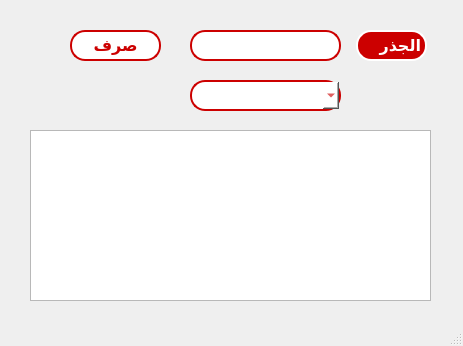
<?xml version="1.0" encoding="UTF-8"?>
<ui version="4.0">
 <class>MainWindow</class>
 <widget class="QMainWindow" name="MainWindow">
  <property name="geometry">
   <rect>
    <x>0</x>
    <y>0</y>
    <width>463</width>
    <height>346</height>
   </rect>
  </property>
  <property name="windowTitle">
   <string>MainWindow</string>
  </property>
  <property name="styleSheet">
   <string notr="true">
  
/*
 * The MIT License (MIT)
 *
 * Copyright (c) &lt;2013-2014&gt; &lt;Colin Duquesnoy&gt;
 * Copyright (c) &lt;2017&gt; &lt;Michell Stuttgart&gt;
 *
 * Permission is hereby granted, free of charge, to any person obtaining a copy
 * of this software and associated documentation files (the &quot;Software&quot;), to deal
 * in the Software without restriction, including without limitation the rights
 * to use, copy, modify, merge, publish, distribute, sublicense, and/or sell
 * copies of the Software, and to permit persons to whom the Software is
 * furnished to do so, subject to the following conditions:

 * The above copyright notice and this permission notice shall be included in
 * all copies or substantial portions of the Software.

 * THE SOFTWARE IS PROVIDED &quot;AS IS&quot;, WITHOUT WARRANTY OF ANY KIND, EXPRESS OR
 * IMPLIED, INCLUDING BUT NOT LIMITED TO THE WARRANTIES OF MERCHANTABILITY,
 * FITNESS FOR A PARTICULAR PURPOSE AND NONINFRINGEMENT. IN NO EVENT SHALL THE
 * AUTHORS OR COPYRIGHT HOLDERS BE LIABLE FOR ANY CLAIM, DAMAGES OR OTHER
 * LIABILITY, WHETHER IN AN ACTION OF CONTRACT, TORT OR OTHERWISE, ARISING FROM,
 * OUT OF OR IN CONNECTION WITH THE SOFTWARE OR THE USE OR OTHER DEALINGS IN
 * THE SOFTWARE.
 */
QToolTip
{
     border: 1px solid black;
     background-color: #D1DBCB;
     padding: 1px;
     border-radius: 3px;
     opacity: 100;
}

QWidget
{
    color: #b1b1b1;
    background-color: #FFFAF0;
    selection-background-color:#323232;
    selection-color: black;
    background-clip: border;
    border-image: none;
    border: 0px transparent black;
    outline: 0;
}

QWidget:item:hover
{
    background-color: #D1DBCB;
    color: black;
}

QWidget:item:selected
{
    background-color: #D1DBCB;
    border: 0px
}

QCheckBox
{
    spacing: 5px;
    outline: none;
    color: #eff0f1;
    margin-bottom: 2px;
}

QCheckBox:disabled
{
    color: #76797C;
}

QCheckBox::indicator,QGroupBox::indicator
{
    width: 18px;
    height: 18px;
}

QGroupBox::indicator
{
    margin-left: 2px;
}

QCheckBox::indicator:unchecked
{
    image: url(:/qss_icons/rc/checkbox_unchecked.png);
}

QCheckBox::indicator:unchecked:hover,
QCheckBox::indicator:unchecked:focus,
QCheckBox::indicator:unchecked:pressed,
QGroupBox::indicator:unchecked:hover,
QGroupBox::indicator:unchecked:focus,
QGroupBox::indicator:unchecked:pressed
{
  border: none;
    image: url(:/qss_icons/rc/checkbox_unchecked_focus.png);
}

QCheckBox::indicator:checked
{
    image: url(:/qss_icons/rc/checkbox_checked.png);
}

QCheckBox::indicator:checked:hover,
QCheckBox::indicator:checked:focus,
QCheckBox::indicator:checked:pressed,
QGroupBox::indicator:checked:hover,
QGroupBox::indicator:checked:focus,
QGroupBox::indicator:checked:pressed
{
    border: none;
    image: url(:/qss_icons/rc/checkbox_checked_focus.png);
}


QCheckBox::indicator:indeterminate
{
    image: url(:/qss_icons/rc/checkbox_indeterminate.png);
}

QCheckBox::indicator:indeterminate:focus,
QCheckBox::indicator:indeterminate:hover,
QCheckBox::indicator:indeterminate:pressed
{
    image: url(:/qss_icons/rc/checkbox_indeterminate_focus.png);
}

QCheckBox::indicator:checked:disabled,
QGroupBox::indicator:checked:disabled
{
    image: url(:/qss_icons/rc/checkbox_checked_disabled.png);
}

QCheckBox::indicator:unchecked:disabled,
QGroupBox::indicator:unchecked:disabled
{
    image: url(:/qss_icons/rc/checkbox_unchecked_disabled.png);
}

QRadioButton
{
    spacing: 5px;
    outline: none;
    color: #eff0f1;
    margin-bottom: 2px;
}

QRadioButton:disabled
{
    color: #76797C;
}
QRadioButton::indicator
{
    width: 21px;
    height: 21px;
}

QRadioButton::indicator:unchecked
{
    image: url(:/qss_icons/rc/radio_unchecked.png);
}


QRadioButton::indicator:unchecked:hover,
QRadioButton::indicator:unchecked:focus,
QRadioButton::indicator:unchecked:pressed
{
    border: none;
    outline: none;
    image: url(:/qss_icons/rc/radio_unchecked_focus.png);
}

QRadioButton::indicator:checked
{
    border: none;
    outline: none;
    image: url(:/qss_icons/rc/radio_checked.png);
}

QRadioButton::indicator:checked:hover,
QRadioButton::indicator:checked:focus,
QRadioButton::indicator:checked:pressed
{
    border: none;
    outline: none;
    image: url(:/qss_icons/rc/radio_checked_focus.png);
}

QRadioButton::indicator:checked:disabled
{
    outline: none;
    image: url(:/qss_icons/rc/radio_checked_disabled.png);
}

QRadioButton::indicator:unchecked:disabled
{
    image: url(:/qss_icons/rc/radio_unchecked_disabled.png);
}


QMenuBar
{
    background-color: #323232;
    color: #D1DBCB;
}

QMenuBar::item
{
    background-color: #323232;
    background: transparent;
    /* padding: 2px 20px 2px 20px; */
}

QMenuBar::item:selected
{
    background: transparent;
    /* border: 1px solid #76797C; */
}

QMenuBar::item:pressed
{
    border: 0px solid #76797C;
    background-color: #D1DBCB;
    color: #000;
    margin-bottom:-1px;
    padding-bottom:1px;
}

QMenu
{
    background-color: #323232;
    /* border: 1px solid #76797C; */
    color: #eff0f1;
    /*margin: 2px; */
}

QMenu::icon
{
    /*margin: 5px;*/
}

QMenu::item
{
    padding: 2px 30px 2px 30px;
    /*margin-left: 5px;*/
    border: 1px solid transparent; /* reserve space for selection border */
}

QMenu::item:selected
{
    color: #000000;
}

QMenu::separator {
    height: 2px;
    background: #D1DBCB;
    margin-left: 10px;
    margin-right: 5px;
}

QMenu::indicator {
    width: 18px;
    height: 18px;
}

/* non-exclusive indicator = check box style indicator
   (see QActionGroup::setExclusive) */
QMenu::indicator:non-exclusive:unchecked {
    image: url(:/qss_icons/rc/checkbox_unchecked.png);
}

QMenu::indicator:non-exclusive:unchecked:selected {
    image: url(:/qss_icons/rc/checkbox_unchecked_disabled.png);
}

QMenu::indicator:non-exclusive:checked {
    image: url(:/qss_icons/rc/checkbox_checked.png);
}

QMenu::indicator:non-exclusive:checked:selected {
    image: url(:/qss_icons/rc/checkbox_checked_disabled.png);
}

/* exclusive indicator = radio button style indicator (see QActionGroup::setExclusive) */
QMenu::indicator:exclusive:unchecked {
    image: url(:/qss_icons/rc/radio_unchecked.png);
}

QMenu::indicator:exclusive:unchecked:selected {
    image: url(:/qss_icons/rc/radio_unchecked_disabled.png);
}

QMenu::indicator:exclusive:checked {
    image: url(:/qss_icons/rc/radio_checked.png);
}

QMenu::indicator:exclusive:checked:selected {
    image: url(:/qss_icons/rc/radio_checked_disabled.png);
}

QMenu::right-arrow {
    margin: 5px;
    image: url(:/qss_icons/rc/right_arrow.png)
}


QWidget:disabled
{
    color: #454545;
    background-color: #323232;
}

QAbstractItemView
{
    alternate-background-color: #323232;
    color: #eff0f1;
    border: 1px solid 3A3939;
    border-radius: 2px;
}

QWidget:focus, QMenuBar:focus,QToolBar:focus,QScrollAreaViewer:focus
{
    /* border: 2px solid #D1DBCB; */
}

QTabWidget:focus, QCheckBox:focus, QRadioButton:focus, QSlider:focus
{
    border: none;
}

QLineEdit
{
    background-color: #1e1e1e;
    selection-background-color: #D1DBCB;
    selection-color: black;
    padding: 5px;
    border-style: solid;
    border: 1px solid #76797C;
    border-radius: 2px;
    color: #eff0f1;
}

QGroupBox {
    border:1px solid #76797C;
    border-radius: 2px;
    margin-top: 20px;
}

QGroupBox::title {
    subcontrol-origin: margin;
    subcontrol-position: top center;
    padding-left: 10px;
    padding-right: 10px;
    padding-top: 10px;
}

QAbstractScrollArea
{
    border-radius: 0px;
    border: 0px solid #76797C;
    background-color: transparent;
}

QScrollBar:horizontal
{
    height: 15px;
    margin: 3px 15px 3px 15px;
    border: 1px transparent #2A2929;
    border-radius: 4px;
    background-color: #2A2929;
}

QScrollBar::handle:horizontal
{
    background-color: #605F5F;
    min-width: 5px;
    border-radius: 4px;
}

QScrollBar::add-line:horizontal
{
    margin: 0px 3px 0px 3px;
    border-image: url(:/qss_icons/rc/right_arrow_disabled.png);
    width: 10px;
    height: 10px;
    subcontrol-position: right;
    subcontrol-origin: margin;
}

QScrollBar::sub-line:horizontal
{
    margin: 0px 3px 0px 3px;
    border-image: url(:/qss_icons/rc/left_arrow_disabled.png);
    height: 10px;
    width: 10px;
    subcontrol-position: left;
    subcontrol-origin: margin;
}

QScrollBar::add-line:horizontal:hover,QScrollBar::add-line:horizontal:on
{
    border-image: url(:/qss_icons/rc/right_arrow.png);
    height: 10px;
    width: 10px;
    subcontrol-position: right;
    subcontrol-origin: margin;
}


QScrollBar::sub-line:horizontal:hover, QScrollBar::sub-line:horizontal:on
{
    border-image: url(:/qss_icons/rc/left_arrow.png);
    height: 10px;
    width: 10px;
    subcontrol-position: left;
    subcontrol-origin: margin;
}

QScrollBar::up-arrow:horizontal, QScrollBar::down-arrow:horizontal
{
    background: none;
}


QScrollBar::add-page:horizontal, QScrollBar::sub-page:horizontal
{
    background: none;
}

QScrollBar:vertical
{
    background-color: #2A2929;
    width: 15px;
    margin: 15px 3px 15px 3px;
    border: 1px transparent #2A2929;
    border-radius: 4px;
}

QScrollBar::handle:vertical
{
    background-color: #605F5F;
    min-height: 5px;
    border-radius: 4px;
}

QScrollBar::sub-line:vertical
{
    margin: 3px 0px 3px 0px;
    border-image: url(:/qss_icons/rc/up_arrow_disabled.png);
    height: 10px;
    width: 10px;
    subcontrol-position: top;
    subcontrol-origin: margin;
}

QScrollBar::add-line:vertical
{
    margin: 3px 0px 3px 0px;
    border-image: url(:/qss_icons/rc/down_arrow_disabled.png);
    height: 10px;
    width: 10px;
    subcontrol-position: bottom;
    subcontrol-origin: margin;
}

QScrollBar::sub-line:vertical:hover,QScrollBar::sub-line:vertical:on
{

    border-image: url(:/qss_icons/rc/up_arrow.png);
    height: 10px;
    width: 10px;
    subcontrol-position: top;
    subcontrol-origin: margin;
}


QScrollBar::add-line:vertical:hover, QScrollBar::add-line:vertical:on
{
    border-image: url(:/qss_icons/rc/down_arrow.png);
    height: 10px;
    width: 10px;
    subcontrol-position: bottom;
    subcontrol-origin: margin;
}

QScrollBar::up-arrow:vertical, QScrollBar::down-arrow:vertical
{
    background: none;
}


QScrollBar::add-page:vertical, QScrollBar::sub-page:vertical
{
    background: none;
}

QTextEdit
{
    background-color: #fff;
    color: #000;
    border: 2px solid #cc0000;
	border-radius: 15px;
}

QPlainTextEdit
{
    background-color: #1e1e1e;;
    color: #eff0f1;
    border-radius: 2px;
    border: 1px solid #76797C;
}

QHeaderView::section
{
    background-color: #76797C;
    color: #eff0f1;
    padding: 5px;
    border: 1px solid #76797C;
}

QSizeGrip {
    image: url(:/qss_icons/rc/sizegrip.png);
    width: 12px;
    height: 12px;
}


QMainWindow::separator
{
    background-color: #fff;
    color: white;
    padding-left: 4px;
    spacing: 2px;
    border: 1px dashed #76797C;
}

QMainWindow::separator:hover
{

    background-color: #fff;
    color: white;
    padding-left: 4px;
    border: 1px solid #76797C;
    spacing: 2px;
}


QMenu::separator
{
    height: 1px;
    background-color: #76797C;
    color: white;
    padding-left: 4px;
    margin-left: 10px;
    margin-right: 5px;
}

QFrame
{
    border-radius: 0px;
    /*border: 1px solid #76797C;*/
}


QFrame[frameShape=&quot;0&quot;]
{
    border-radius: 0px;
    border: 0px transparent #76797C;
}

QStackedWidget
{
    border: 1px transparent black;
}

QToolBar {
    border: 0px transparent #393838;
    background: 0px solid #323232;
    font-weight: bold;
}

QToolBar::handle:horizontal {
    image: url(:/qss_icons/rc/Hmovetoolbar.png);
}
QToolBar::handle:vertical {
    image: url(:/qss_icons/rc/Vmovetoolbar.png);
}
QToolBar::separator:horizontal {
    image: url(:/qss_icons/rc/Hsepartoolbar.png);
}
QToolBar::separator:vertical {
    image: url(:/qss_icons/rc/Vsepartoolbar.png);
}
QToolButton#qt_toolbar_ext_button {
    background: #58595a
}

QPushButton
{
    color: #eff0f1;
    background-color: #323232;
    border-width: 1px;
    border-color: #76797C;
    border-style: solid;
    padding: 5px;
    border-radius: 0px;
    outline: none;
}

QPushButton:disabled
{
    background-color: #323232;
    border-width: 1px;
    border-color: #454545;
    border-style: solid;
    padding-top: 5px;
    padding-bottom: 5px;
    padding-left: 10px;
    padding-right: 10px;
    border-radius: 2px;
    color: #454545;
}

QPushButton:focus {
    background-color: #D1DBCB;
    color: black;
}

QPushButton:pressed
{
    color: black;
    background-color: #D1DBCB;
    padding-top: -15px;
    padding-bottom: -17px;
}

QComboBox
{
    selection-background-color: #D1DBCB;
    background-color: #31363B;
    border-style: solid;
    border: 1px solid #76797C;
    border-radius: 2px;
    padding: 5px;
    min-width: 75px;
}

QPushButton:checked{
    background-color: #76797C;
    border-color: #6A6969;
}

QComboBox:hover,QPushButton:hover,QAbstractSpinBox:hover,QLineEdit:hover,QTextEdit:hover,QPlainTextEdit:hover,QAbstractView:hover,QTreeView:hover
{
    border: 1px solid #cc0000;
	border-radius: 15px;
}

QComboBox:on
{
    padding-top: 0px;
    padding-left: 4px;
    selection-background-color: #4a4a4a;
}

QComboBox QAbstractItemView
{
    background-color: #1e1e1e;
    border-radius: 2px;
    border: 1px solid #76797C;
    selection-background-color: #D1DBCB;
}

QComboBox::drop-down
{
    subcontrol-origin: padding;
    subcontrol-position: top right;
    width: 15px;

    border-left-width: 0px;
    border-left-color: darkgray;
    border-left-style: solid;
    border-top-right-radius: 3px;
    border-bottom-right-radius: 3px;
}

QComboBox::down-arrow
{
    image: url(:/qss_icons/rc/down_arrow_disabled.png);
}

QComboBox::down-arrow:on, QComboBox::down-arrow:hover,
QComboBox::down-arrow:focus
{
    image: url(:/qss_icons/rc/down_arrow.png);
}

QAbstractSpinBox {
    padding: 2px;
    margin: 2px;
    background-color: #1e1e1e;
    color: #eff0f1;
    border-radius: 0px;
    min-width: 75px;
    selection-background-color: #D1DBCB;
    selection-color: black;
}

QAbstractSpinBox:up-button
{
    background-color: transparent;
    subcontrol-origin: border;
    subcontrol-position: center right;
}

QAbstractSpinBox:down-button
{
    background-color: transparent;
    subcontrol-origin: border;
    subcontrol-position: center left;
}

QAbstractSpinBox::up-arrow,QAbstractSpinBox::up-arrow:disabled,QAbstractSpinBox::up-arrow:off {
    image: url(:/qss_icons/rc/up_arrow_disabled.png);
    width: 10px;
    height: 10px;
}
QAbstractSpinBox::up-arrow:hover
{
    image: url(:/qss_icons/rc/up_arrow.png);
}


QAbstractSpinBox::down-arrow,QAbstractSpinBox::down-arrow:disabled,QAbstractSpinBox::down-arrow:off
{
    image: url(:/qss_icons/rc/down_arrow_disabled.png);
    width: 10px;
    height: 10px;
}
QAbstractSpinBox::down-arrow:hover
{
    image: url(:/qss_icons/rc/down_arrow.png);
}


QLabel
{
    border: 0px solid black;
    margin-left: 2px;
    margin-right: 2px;
    color: #D1DBCB;
}

QTabWidget{
    border: 0px transparent black;
}

QTabWidget::pane {
    border: 1px solid #76797C;
    padding: 5px;
    margin: 0px;
}

QTabWidget::tab-bar {
    left: 5px; /* move to the right by 5px */
}

QTabBar
{
    qproperty-drawBase: 0;
    border-radius: 3px;
}

QTabBar::focus
{
    border: 0px transparent black;
    color: black;
}

QTabBar::hover
{
    border: 0px transparent black;
    color: black;
}

QTabBar::close-button  {
    image: url(:/qss_icons/rc/close.png);
    background: transparent;
}

QTabBar::close-button:hover
{
    image: url(:/qss_icons/rc/close-hover.png);
    background: transparent;
}

QTabBar::close-button:pressed {
    image: url(:/qss_icons/rc/close-pressed.png);
    background: transparent;
}

/* TOP TABS */
QTabBar::tab:top {
    color: #eff0f1;
    border: 1px solid #76797C;
    border-bottom: 1px transparent black;
    background-color: #323232;
    padding: 5px;
    min-width: 50px;
    border-top-left-radius: 2px;
    border-top-right-radius: 2px;
}

QTabBar::tab:top:!selected
{
    color: #eff0f1;
    background-color: #54575B;
    border: 1px solid #76797C;
    border-bottom: 1px transparent black;
    border-top-left-radius: 2px;
    border-top-right-radius: 2px;
}

QTabBar::tab:top:!selected:hover {
    background-color: #D1DBCB;
    color: black;
}

/* BOTTOM TABS */
QTabBar::tab:bottom {
    color: #eff0f1;
    border: 1px solid #76797C;
    border-top: 1px transparent black;
    background-color: #323232;
    padding: 5px;
    border-bottom-left-radius: 2px;
    border-bottom-right-radius: 2px;
    min-width: 50px;
}

QTabBar::tab:bottom:!selected
{
    color: #eff0f1;
    background-color: #54575B;
    border: 1px solid #76797C;
    border-top: 1px transparent black;
    border-bottom-left-radius: 2px;
    border-bottom-right-radius: 2px;
}

QTabBar::tab:bottom:!selected:hover {
    background-color: #D1DBCB;
    color: black;
}

/* LEFT TABS */
QTabBar::tab:left {
    color: #eff0f1;
    border: 1px solid #76797C;
    border-left: 1px transparent black;
    background-color: #323232;
    padding: 5px;
    border-top-right-radius: 2px;
    border-bottom-right-radius: 2px;
    min-height: 50px;
}

QTabBar::tab:left:!selected
{
    color: #eff0f1;
    background-color: #54575B;
    border: 1px solid #76797C;
    border-left: 1px transparent black;
    border-top-right-radius: 2px;
    border-bottom-right-radius: 2px;
}

QTabBar::tab:left:!selected:hover {
    background-color: #D1DBCB;
    color: black;
}


/* RIGHT TABS */
QTabBar::tab:right {
    color: #eff0f1;
    border: 1px solid #76797C;
    border-right: 1px transparent black;
    background-color: #323232;
    padding: 5px;
    border-top-left-radius: 2px;
    border-bottom-left-radius: 2px;
    min-height: 50px;
}

QTabBar::tab:right:!selected
{
    color: #eff0f1;
    background-color: #54575B;
    border: 1px solid #76797C;
    border-right: 1px transparent black;
    border-top-left-radius: 2px;
    border-bottom-left-radius: 2px;
}

QTabBar::tab:right:!selected:hover {
    background-color: #D1DBCB;
    color: black;
}

QTabBar QToolButton::right-arrow:enabled {
     image: url(:/qss_icons/rc/right_arrow.png);
 }

 QTabBar QToolButton::left-arrow:enabled {
     image: url(:/qss_icons/rc/left_arrow.png);
 }

QTabBar QToolButton::right-arrow:disabled {
     image: url(:/qss_icons/rc/right_arrow_disabled.png);
 }

 QTabBar QToolButton::left-arrow:disabled {
     image: url(:/qss_icons/rc/left_arrow_disabled.png);
 }


QDockWidget {
    background: #323232;
    border: 1px solid #403F3F;
    titlebar-close-icon: url(:/qss_icons/rc/close.png);
    titlebar-normal-icon: url(:/qss_icons/rc/undock.png);
}

QDockWidget::close-button, QDockWidget::float-button {
    border: 1px solid transparent;
    border-radius: 2px;
    background: transparent;
}

QDockWidget::close-button:hover, QDockWidget::float-button:hover {
    background: rgba(255, 255, 255, 10);
}

QDockWidget::close-button:pressed, QDockWidget::float-button:pressed {
    padding: 1px -1px -1px 1px;
    background: rgba(255, 255, 255, 10);
}

QTreeView, QListView
{
    border: 1px solid #76797C;
    background-color: #1e1e1e;
}

QTreeView:branch:selected, QTreeView:branch:hover
{
    background: url(:/qss_icons/rc/transparent.png);
}

QTreeView::branch:has-siblings:!adjoins-item {
    border-image: url(:/qss_icons/rc/transparent.png);
}

QTreeView::branch:has-siblings:adjoins-item {
    border-image: url(:/qss_icons/rc/transparent.png);
}

QTreeView::branch:!has-children:!has-siblings:adjoins-item {
    border-image: url(:/qss_icons/rc/transparent.png);
}

QTreeView::branch:has-children:!has-siblings:closed,
QTreeView::branch:closed:has-children:has-siblings {
    image: url(:/qss_icons/rc/branch_closed.png);
}

QTreeView::branch:open:has-children:!has-siblings,
QTreeView::branch:open:has-children:has-siblings  {
    image: url(:/qss_icons/rc/branch_open.png);
}

QTreeView::branch:has-children:!has-siblings:closed:hover,
QTreeView::branch:closed:has-children:has-siblings:hover {
    image: url(:/qss_icons/rc/branch_closed-on.png);
    }

QTreeView::branch:open:has-children:!has-siblings:hover,
QTreeView::branch:open:has-children:has-siblings:hover  {
    image: url(:/qss_icons/rc/branch_open-on.png);
    }

QListView::item:!selected:hover, QTreeView::item:!selected:hover  {
    background: #848383;
    outline: 0;
    color: #eff0f1;
}

QListView::item:selected:hover, QTreeView::item:selected:hover  {
    background: #D1DBCB;
}

QSlider::groove:horizontal {
    border: 1px solid #565a5e;
    height: 4px;
    background: #565a5e;
    margin: 0px;
    border-radius: 2px;
}

QSlider::handle:horizontal {
    background: #D1DBCB;
    border: 1px solid #999999;
    width: 10px;
    height: 10px;
    margin: -5px 0;
}

QSlider::add-page:qlineargradient {
    background: #595858;
    border-top-right-radius: 5px;
    border-bottom-right-radius: 5px;
    border-top-left-radius: 0px;
    border-bottom-left-radius: 0px;
}

QSlider::sub-page::qlineargradient:horizontal {
    background:  #D1DBCB;
    border-top-right-radius: 0px;
    border-bottom-right-radius: 0px;
    border-top-left-radius: 5px;
    border-bottom-left-radius: 5px;
}

QSlider::groove:vertical {
    border: 1px solid #565a5e;
    width: 4px;
    background: #565a5e;
    margin: 0px;
    border-radius: 3px;
}

QSlider::handle:vertical {
    background: #D1DBCB;
    border: 1px solid #999999;
    width: 10px;
    height: 10px;
    margin: 0 -5px;
}

QToolButton {
    color: #D1DBCB;
    background-color: transparent;
    border: 0px transparent #76797C;
    border-radius: 0px;
    padding: 1px;
    margin-right: 5px;
}

QToolButton[popupMode=&quot;1&quot;] { /* only for MenuButtonPopup */
 padding-right: 20px; /* make way for the popup button */
 border: 1px #76797C;
 border-radius: 0px;
}

QToolButton[popupMode=&quot;2&quot;] { /* only for InstantPopup */
 padding-right: 10px; /* make way for the popup button */
 border: 0px #76797C;
}


QToolButton:hover, QToolButton::menu-button:hover {
    background-color: transparent;
    border: 1px solid #D1DBCB;
    padding: 2px;
}

QToolButton:checked, QToolButton:pressed,
        QToolButton::menu-button:pressed {
    color: black;
    background-color: #D1DBCB;
    border: 0px solid #D1DBCB;
    padding: 2px;
}

/* the subcontrol below is used only in the InstantPopup or DelayedPopup mode */
QToolButton::menu-indicator {
    image: url(:/qss_icons/rc/down_arrow.png);
    top: -7px; left: -2px; /* shift it a bit */
}

/* the subcontrols below are used only in the MenuButtonPopup mode */
QToolButton::menu-button {
    border: 1px transparent #76797C;
    border-top-right-radius: 6px;
    border-bottom-right-radius: 6px;
    /* 16px width + 4px for border = 20px allocated above */
    width: 16px;
    outline: none;
}

QToolButton::menu-arrow {
    image: url(:/qss_icons/rc/down_arrow.png);
}

QToolButton::menu-arrow:open {
    border: 1px solid #76797C;
}

QPushButton::menu-indicator  {
    subcontrol-origin: padding;
    subcontrol-position: bottom right;
    left: 8px;
}

QTableView
{	
	color:#cc0000;
    border: 1px solid #76797C;
    gridline-color: #cc0000;
    background-color: #fff;
}


QTableView, QHeaderView
{
    border-radius: 0px;
}

QTableView::item:pressed, QListView::item:pressed, QTreeView::item:pressed  {
    background: #D1DBCB;
    color: black;
}

QTableView::item:selected:active, QTreeView::item:selected:active, QListView::item:selected:active  {
    background: #D1DBCB;
    color: black;
}

QHeaderView
{
    background-color: #323232;
    border: 1px transparent;
    border-radius: 0px;
    margin: 0px;
    padding: 0px;

}

QHeaderView::section  {
    background-color: #323232;
    color: #eff0f1;
    padding: 5px;
    border: 1px solid #76797C;
    border-radius: 0px;
    text-align: center;
}

QHeaderView::section::vertical::first, QHeaderView::section::vertical::only-one
{
    border-top: 1px solid #76797C;
}

QHeaderView::section::vertical
{
    border-top: transparent;
}

QHeaderView::section::horizontal::first, QHeaderView::section::horizontal::only-one
{
    border-left: 1px solid #76797C;
}

QHeaderView::section::horizontal
{
    border-left: transparent;
}


QHeaderView::section:checked
 {
    color: white;
    background-color: #848383;
 }

 /* style the sort indicator */
QHeaderView::down-arrow {
    image: url(:/qss_icons/rc/down_arrow.png);
}

QHeaderView::up-arrow {
    image: url(:/qss_icons/rc/up_arrow.png);
}


QTableCornerButton::section {
    background-color: #DCDCDC;
    border: 1px transparent #76797C;
    border-radius: 0px;
}

QToolBox  {
    padding: 5px;
    border: 1px transparent black;
}

QToolBox::tab {
    color: #eff0f1;
    background-color: #323232;
    border: 1px solid #76797C;
    border-bottom: 1px transparent #323232;
    border-top-left-radius: 5px;
    border-top-right-radius: 5px;
}

QToolBox::tab:selected { /* italicize selected tabs */
    font: italic;
    background-color: #323232;
    border-color: #D1DBCB;
 }

QStatusBar::item {
    border: 0px transparent dark;
    margin: 0px;
    border: 0px;
 }


QFrame[height=&quot;3&quot;], QFrame[width=&quot;3&quot;] {
    background-color: #76797C;
}


QSplitter::handle {
    border: 1px dashed #76797C;
}

QSplitter::handle:hover {
    background-color: #787876;
    border: 1px solid #76797C;
}

QSplitter::handle:horizontal {
    width: 1px;
}

QSplitter::handle:vertical {
    height: 1px;
}

QProgressBar {
    border: 1px solid #76797C;
    border-radius: 5px;
    text-align: center;
}

QProgressBar::chunk {
    background-color: #D1DBCB;
}

QDateEdit
{
    selection-background-color: #D1DBCB;
    border-style: solid;
    border: 1px solid #CEE343;
    border-radius: 2px;
    padding: 1px;
    min-width: 75px;
}

QDateEdit:on
{
    padding-top: 3px;
    padding-left: 4px;
    selection-background-color: #4a4a4a;
}

QDateEdit QAbstractItemView
{
    background-color: #1e1e1e;
    border-radius: 2px;
    border: 1px solid #3375A3;
    selection-background-color: #D1DBCB;
}

QDateEdit::drop-down
{
    subcontrol-origin: padding;
    subcontrol-position: top right;
    width: 15px;
    border-left-width: 0px;
    border-left-color: darkgray;
    border-left-style: solid;
    border-top-right-radius: 3px;
    border-bottom-right-radius: 3px;
}

QDateEdit::down-arrow
{
    image: url(:/qss_icons/rc/down_arrow_disabled.png);
}

QDateEdit::down-arrow:on, QDateEdit::down-arrow:hover,
QDateEdit::down-arrow:focus
{
    image: url(:/qss_icons/rc/down_arrow.png);
}


</string>
  </property>
  <widget class="QWidget" name="centralwidget">
   <widget class="QLineEdit" name="lineEdit">
    <property name="geometry">
     <rect>
      <x>190</x>
      <y>30</y>
      <width>151</width>
      <height>31</height>
     </rect>
    </property>
    <property name="font">
     <font>
      <pointsize>12</pointsize>
      <weight>75</weight>
      <bold>true</bold>
     </font>
    </property>
    <property name="styleSheet">
     <string notr="true">QLineEdit
{
	color:#cc0000;
	font-weight:bold;
	text-align: center;
    selection-background-color: #cc0000;
    background-color: #fff;
    border-style: solid;
	border: 2px solid #cc0000;
	border-radius: 15px;

    min-width: 75px;

}
QLineEdit:hover{
color:#fff;
background:#cc0000;
border: 2px solid #fff;
font-size:10px;
}
</string>
    </property>
   </widget>
   <widget class="QLabel" name="label">
    <property name="geometry">
     <rect>
      <x>356</x>
      <y>30</y>
      <width>71</width>
      <height>31</height>
     </rect>
    </property>
    <property name="font">
     <font>
      <pointsize>12</pointsize>
      <weight>75</weight>
      <bold>true</bold>
     </font>
    </property>
    <property name="styleSheet">
     <string notr="true">QLabel{

background-color:#cc0000;
color:#fff;
font-weight:bold;
	border: 2px solid #fff;
	border-radius: 15px;
}</string>
    </property>
    <property name="text">
     <string>الجذر</string>
    </property>
   </widget>
   <widget class="QComboBox" name="comboBox">
    <property name="geometry">
     <rect>
      <x>190</x>
      <y>80</y>
      <width>151</width>
      <height>31</height>
     </rect>
    </property>
    <property name="font">
     <font>
      <pointsize>12</pointsize>
      <weight>75</weight>
      <bold>true</bold>
     </font>
    </property>
    <property name="styleSheet">
     <string notr="true">QComboBox
{
	color:#cc0000;
	font-weight:bold;
	text-align: center;
    selection-background-color: #cc0000;
    background-color: #fff;
    border-style: solid;
	border: 2px solid #cc0000;
	border-radius: 15px;
    padding: 5px;
    min-width: 75px;
	text-align: center;
}
QComboBox:hover{
color:#fff;
background:#cc0000;
border: 2px solid #fff;
font-size:14px;
}
</string>
    </property>
   </widget>
   <widget class="QPushButton" name="pushButton">
    <property name="geometry">
     <rect>
      <x>70</x>
      <y>30</y>
      <width>91</width>
      <height>31</height>
     </rect>
    </property>
    <property name="font">
     <font>
      <pointsize>12</pointsize>
      <weight>75</weight>
      <bold>true</bold>
     </font>
    </property>
    <property name="styleSheet">
     <string notr="true">QPushButton{
color:#cc0000;
background:#fff;
border: 2px solid #cc0000;
border-radius: 15px;
font-weight:bold;
}
QPushButton:hover{
color:#fff;
background:#cc0000;
border: 2px solid #fff;
font-size:14px;
}</string>
    </property>
    <property name="text">
     <string>صرف</string>
    </property>
   </widget>
   <widget class="QTextEdit" name="textEdit">
    <property name="geometry">
     <rect>
      <x>30</x>
      <y>130</y>
      <width>401</width>
      <height>171</height>
     </rect>
    </property>
    <property name="font">
     <font>
      <pointsize>12</pointsize>
     </font>
    </property>
    <property name="styleSheet">
     <string notr="true">QtextEdit{
backgroud-color:#fff;
}</string>
    </property>
   </widget>
  </widget>
  <widget class="QMenuBar" name="menubar">
   <property name="geometry">
    <rect>
     <x>0</x>
     <y>0</y>
     <width>463</width>
     <height>22</height>
    </rect>
   </property>
  </widget>
  <widget class="QStatusBar" name="statusbar"/>
 </widget>
 <resources/>
 <connections/>
</ui>
